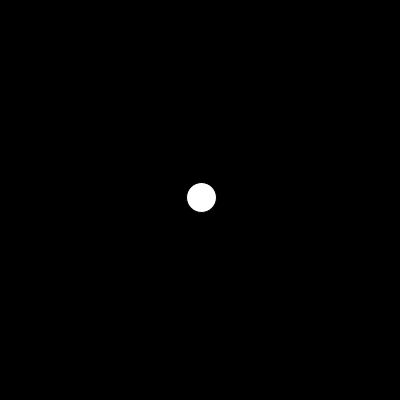
Frame 1 (no input)
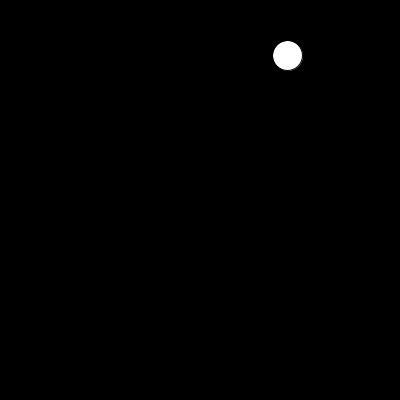
Frame 60 (the mouse pressed at the canvas centre just before this capture)
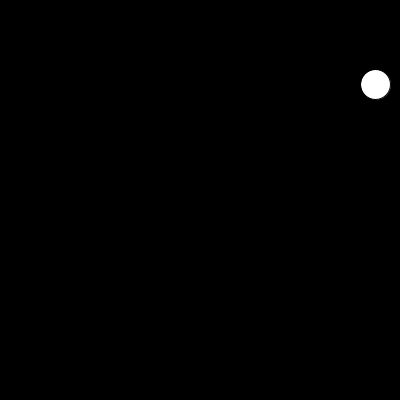
Frame 120 (the mouse held since frame 60 and released just before this capture)

The Processing sketch that drew these frames (run headless with seeded random() and noise(); from frame 60 on, the mouse is pressed at the canvas centre):

// Processing sketch: animation_velocity_moving_ball
// ── animation_velocity_moving_ball.pde
float locx = 0;
float locy = 0;

float velocityX = 0;
float velocityY = 0;




void setup() {
  // set window size
  size(400, 400);
  
  velocityX = random(-5,5);
  velocityY = random(-5,5);
  
  println("velocity x value : " + velocityX);
  println("velocity y value : " + velocityY);
  
  locx = width*0.5;
  locy = height*0.5;
}


void draw() {
  
  background(0);
  
  locx = locx + velocityX;
  locy = locy + velocityY;


  if (locx < 0 || locx > width) {
    velocityX = velocityX*-1;
  }

  if (locy < 0 || locy > height) {
    velocityY = velocityY*-1;
  }
  
  ellipse(locx,locy,30,30);
}
